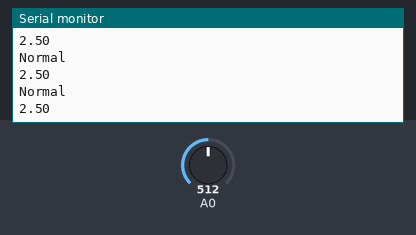
Bench run of a sketch on a simulated Arduino Uno, built with avr-gcc and run on an emulated ATmega328P. On the bench: the last lines printed to the serial monitor. The inputs (shaded band) are chosen by the test bench; at power-on: A0 = 512.

Above: at 1.3 s.
1.4 s: A0 set to 605
At 2.1 s:
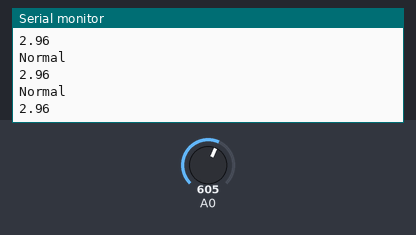
2.9 s: A0 set to 629
At 3.5 s:
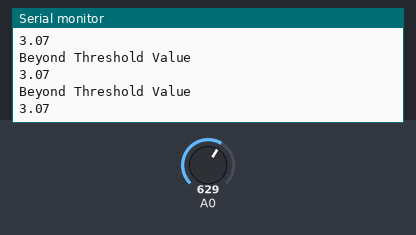
Timing chart, 0 to 5.9 s (numbered marks = the images above; inputs shaded):
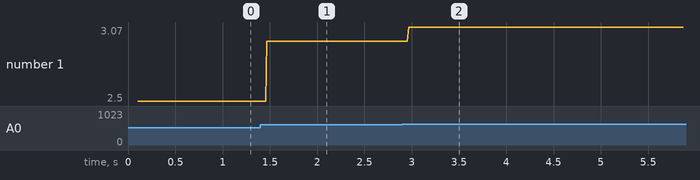

Measured:
- after the input at 1.4 s, the serial monitor: prints a new line after 0.07 s (image 1)
- after the input at 2.9 s, the serial monitor: prints a new line after 0.07 s (image 2)
- plotted number 1: 2.5 → 2.96 after the input at 1.4 s, 2.96 → 3.07 after the input at 2.9 s

The sketch:

PART-3.ino
```cpp
#include <SoftwareSerial.h>

SoftwareSerial mySerial(9, 10);

void setup() {
  // put your setup code here, to run once:
   mySerial.begin(9600);   // Setting the baud rate of GSM Module
  Serial.begin(9600);    // Setting the baud rate of Serial Monitor (Arduino)
  delay(100);

}

void loop()
{
   // put your main code here, to run repeatedly:
   int i=0;
  if(i==0)
  {
      int sensorValue= analogRead(A0);
    float voltage = sensorValue * (5.0 / 1023.0);
    Serial.println(voltage);
    if (voltage > 3.00)
    {
        Serial.println("Beyond Threshold Value");
       //SendMessage();
        i++;
    }
      else
    {
      Serial.println("Normal");
    }

  }
  else{ }

}
 void SendMessage()
{
  mySerial.println("AT+CMGF=1");    //Sets the GSM Module in Text Mode
  delay(1000);  // Delay of 1000 milli seconds or 1 second
  mySerial.println("AT+CMGS=\"+918412089776\"\r"); // Replace x with mobile number
  delay(1000);
  mySerial.println("Sensor value above threshold");// The SMS text you want to send
  delay(100);
   mySerial.println((char)26);// ASCII code of CTRL+Z
  delay(1000);

}
```
